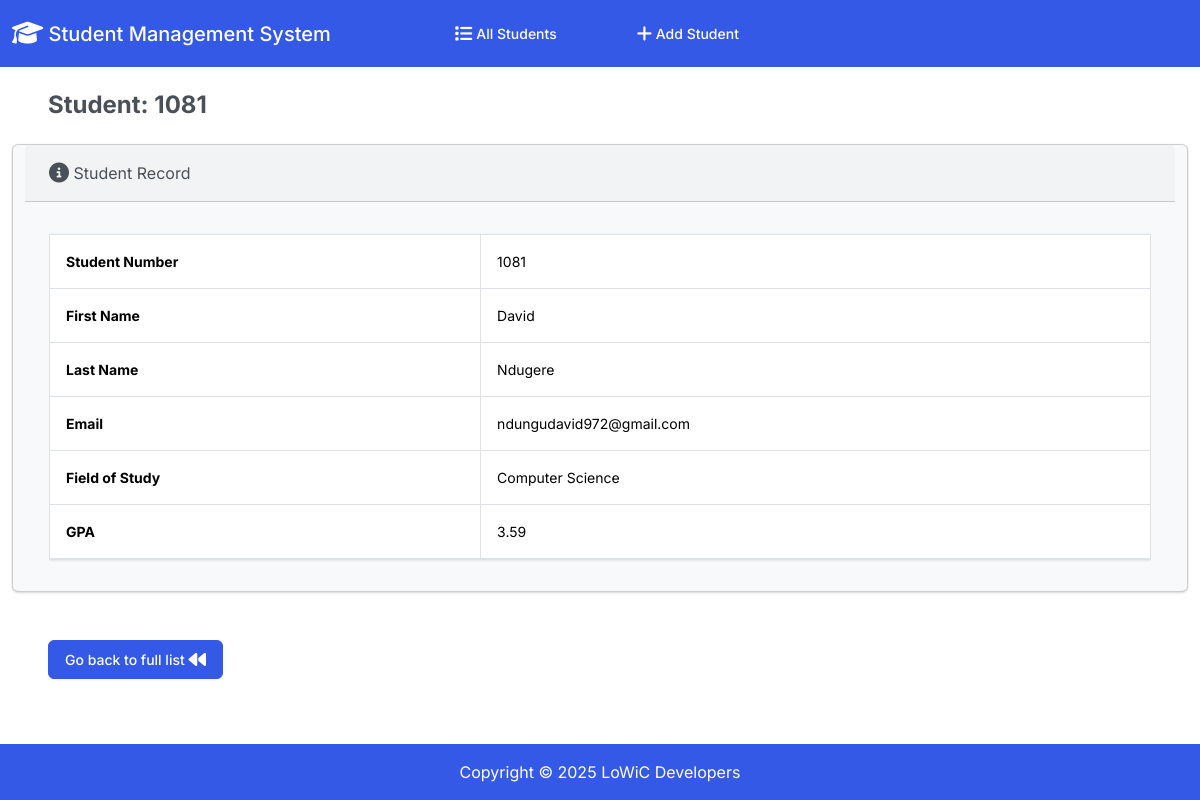
/1, run on an earlier commit of the app's database.
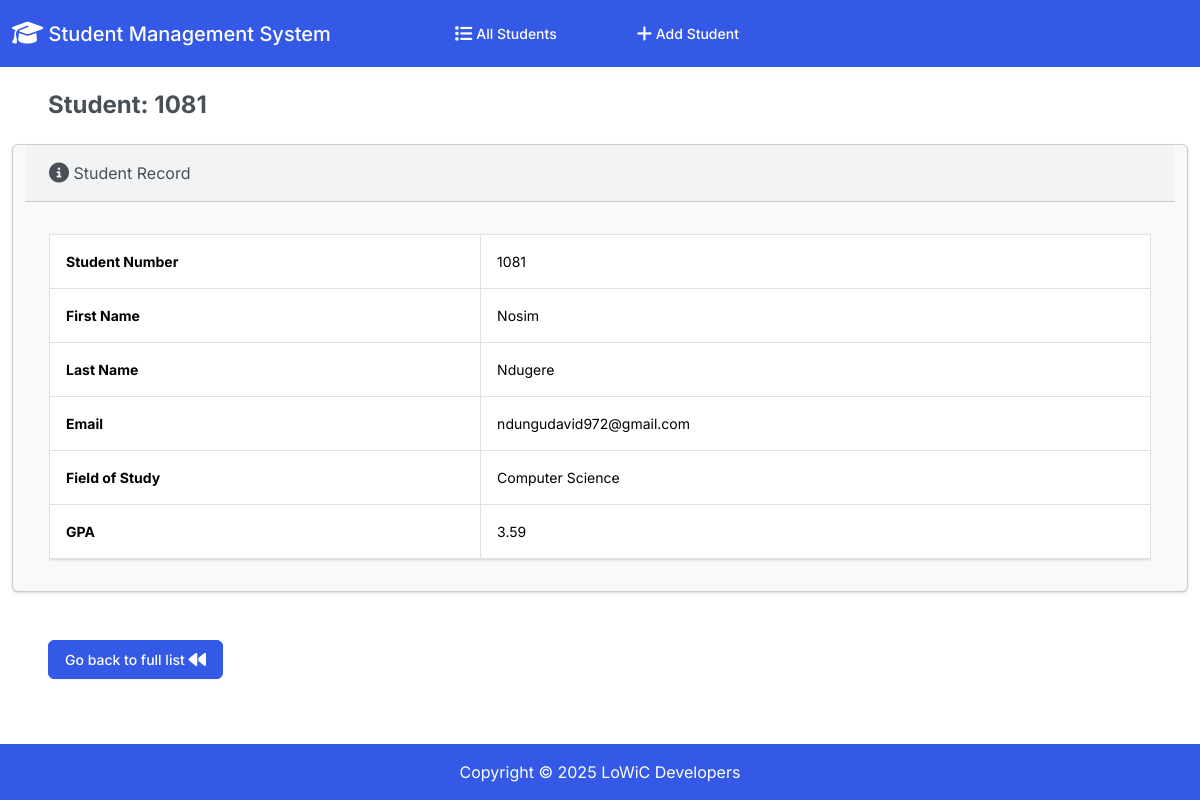
And on a later commit of the database.
### Student/models.py (models this page shows, shortened)
class Stud(models.Model):
    student_number = models.PositiveIntegerField()
    first_name = models.CharField(max_length=50)
    last_name = models.CharField(max_length=50)
    email = models.EmailField(max_length=100)
    field_of_study = models.CharField(max_length=50)
    gpa = models.FloatField()

### Student/views.py (the view)
# urls.py: path("<int:id>", views.student_view, name="student_view"),
def student_view(request, id):
    student = Stud.objects.get(pk=id)
    return render(request, "students/view.html", {
        "student": student
    })

### Student/templates/students/view.html (shortened to what this page needs)
{% extends "students/base.html" %}
{% block body %}
<div class="container-fluid">
    <h4 class="m-4"><strong>Student: {{ student.student_number }}</strong></h4>
    <div class="row">
        <div class="col-12">
            {% if student %}
            <div class="row justify-content-center">
            <div class="card bg-light mx-4 mb-4">
                <div class="card-header">
                    <i class="fa-solid fa-circle-info fa-lg"></i> Student Record
                </div>
                <div class="card-body">
                    <div class="table-responsive">
                        <table class="table table-hover">
                        <table class="table table-bordered">
                            <tbody>
                                <tr>
                                    <th scope="row"><strong>Student Number</strong></th>
                                    <td>{{ student.student_number }}</td>
                                </tr>
                                <tr>
                                    <th scope="row"><strong>First Name </strong></th>
                                    <td>{{ student.first_name }}</td>
                                </tr>
                                <tr>
                                    <th scope="row"><strong>Last Name</strong></th>
                                    <td>{{ student.last_name }}</td>
                                </tr>
                                <tr>
                                    <th scope="row"><strong>Email</strong></th>
                                    <td>{{ student.email }}</td>
                                </tr>
                                <tr>
                                    <th scope="row"><strong>Field of Study</strong></th>
                                    <td>{{ student.field_of_study }}</td>
                                </tr>
                                <tr>
                                    <th scope="row"><strong>GPA</strong></th>
                                    <td>{{ student.gpa }}</td>
                                </tr>
                            </tbody>
                        </table>
                    </table>
                    </div>
                </div>
            </div>
    </div>
            {% else %}
            <h5 class="alert alert-primary ms-4 me-4">No Record of Such Student</h5>
            {% endif %}
        </div>
    </div>
    <a href="{% url 'index' %}" class="btn btn-primary m-4 text-decoration-none">
        Go back to full list
    </a>
</div>
{%endblock%}

What changed in the data, as far as the page shows it:
changed Stud "Ndugere": first_name "David" → "Nosim"
